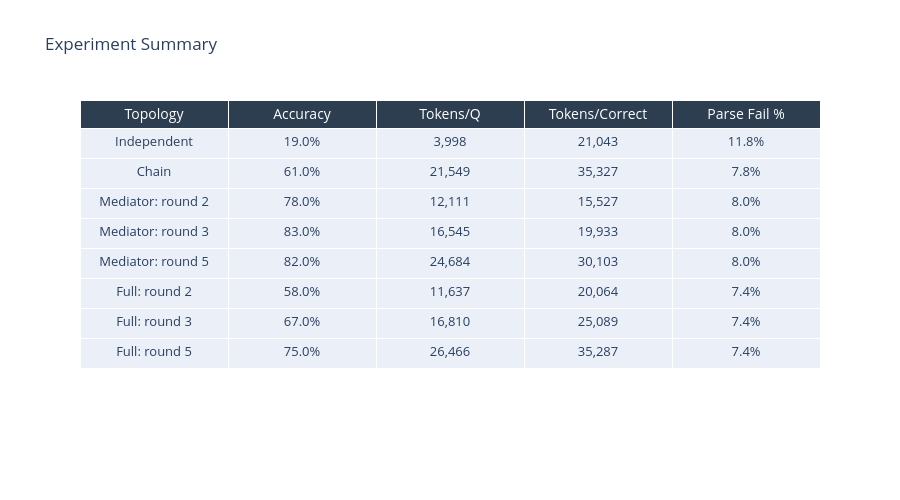

Notebook source saved alongside this figure:
### Code cell
fig = go.Figure(go.Table(
    header=dict(values=list(summary.columns), fill_color="#2c3e50",
                font=dict(color="white", size=14), align="center"),
    cells=dict(values=[summary[col] for col in summary.columns],
               font=dict(size=13), align="center", height=30),
))

fig.update_layout(title="Experiment Summary", height=500, margin=dict(b=0))

fig.show()
fig.write_image("figures/experiment_summary_table.png", width=1000, scale=3)

### Figure 1 — Plotly figure (JSON) as saved in the notebook; plotly's stock layout.template omitted (floating-point values rounded to 4 significant figures)
{"data": [{"cells": {"align": "center", "font": {"size": 13}, "height": 30, "values": [["Independent", "Chain", "Mediator: round 2", "Mediator: round 3", "Mediator: round 5", "Full: round 2", "Full: round 3", "Full: round 5"], ["19.0%", "61.0%", "78.0%", "83.0%", "82.0%", "58.0%", "67.0%", "75.0%"], ["3,998", "21,549", "12,111", "16,545", "24,684", "11,637", "16,810", "26,466"], ["21,043", "35,327", "15,527", "19,933", "30,103", "20,064", "25,089", "35,287"], ["11.8%", "7.8%", "8.0%", "8.0%", "8.0%", "7.4%", "7.4%", "7.4%"]]}, "header": {"align": "center", "fill": {"color": "#2c3e50"}, "font": {"color": "white", "size": 14}, "values": ["Topology", "Accuracy", "Tokens/Q", "Tokens/Correct", "Parse Fail %"]}, "type": "table"}], "layout": {"height": 500, "margin": {"b": 0}, "title": {"text": "Experiment Summary"}}}
